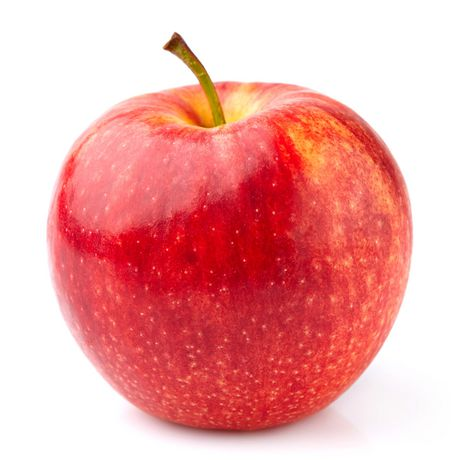
%> input picture 6th_Semester/Lab Assignments/MMT Lab/assgn8/original/apple.jpg, 460 x 460 px
$ octave robert.m   (GNU Octave 9; MATLAB toolbox functions it lacks are replaced by stand-ins)
%> lines starting %> are read from the running program, lines starting %| are printed output that depends on the picture
a=imread('apple.jpg');
%> a is the input picture: size 460x460x3 uint8; mean R, G, B 238.8, 166.4, 165.8
a = rgb2gray(a);
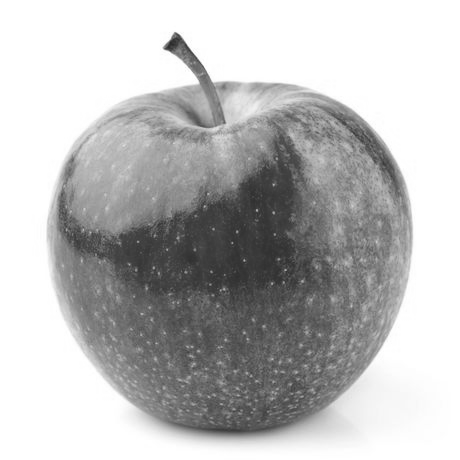
%> a: size 460x460 uint8; min 42, max 255, mean 188
b=im2double(a);
[m,n]=size(a);
%> m = 460; n = 460

L(1:m,1:n)=0;
%> L: size 460x460 double; every value is 0
for i=1:m-1
    for j=1:n-1
        L(i,j)=1*b(i,j)+0+0-1*b(i+1,j+1);
    end
end
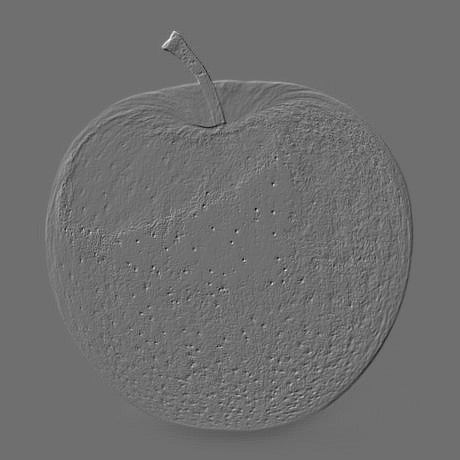
%> L: size 460x460 double; min -0.408, max 0.525, mean 5.93e-07; drawn with min black and max white

M(1:m,1:n)=0;
for i=1:m-1
    for j=1:n-1
        M(i,j)=0-1*b(i,j+1)+1*b(i+1,j)+0;
    end
end
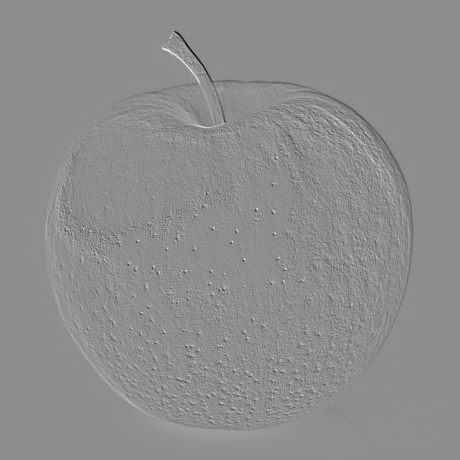
%> M: size 460x460 double; min -0.678, max 0.541, mean -5.93e-07; drawn with min black and max white
N(1:m,1:n)=0;
for i=1:m
    for j=1:n
        N(i,j) = M(i,j) + L(i,j);
    end
end

figure,subplot(2,2,1),imshow(L),title('Robert    Gx');
%> after `imshow(L)`:
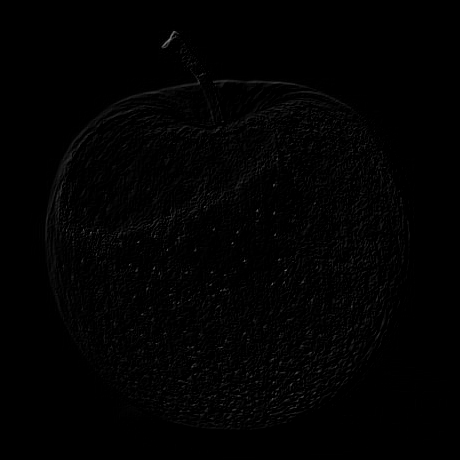
%> displayed picture: size 460x460, on the screen's scale of 0 to 255; min 0, max 134, mean 2.1
subplot(2,2,2),imshow(M),title('Robert    Gy');
%> after `imshow(M)`:
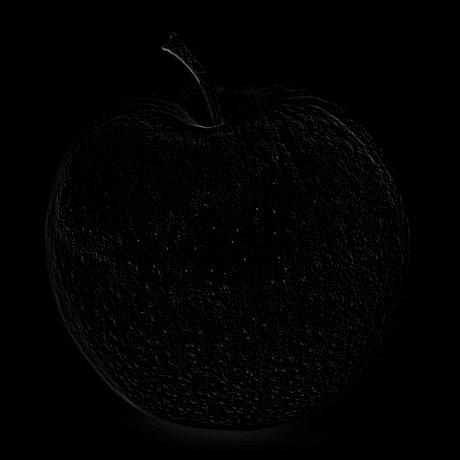
%> displayed picture: size 460x460, on the screen's scale of 0 to 255; min 0, max 138, mean 2.2
subplot(2,2,3),imshow(N),title('Robert    Gx+Gy');
subplot(2,2,4),imshow(b),title('Original Image');
